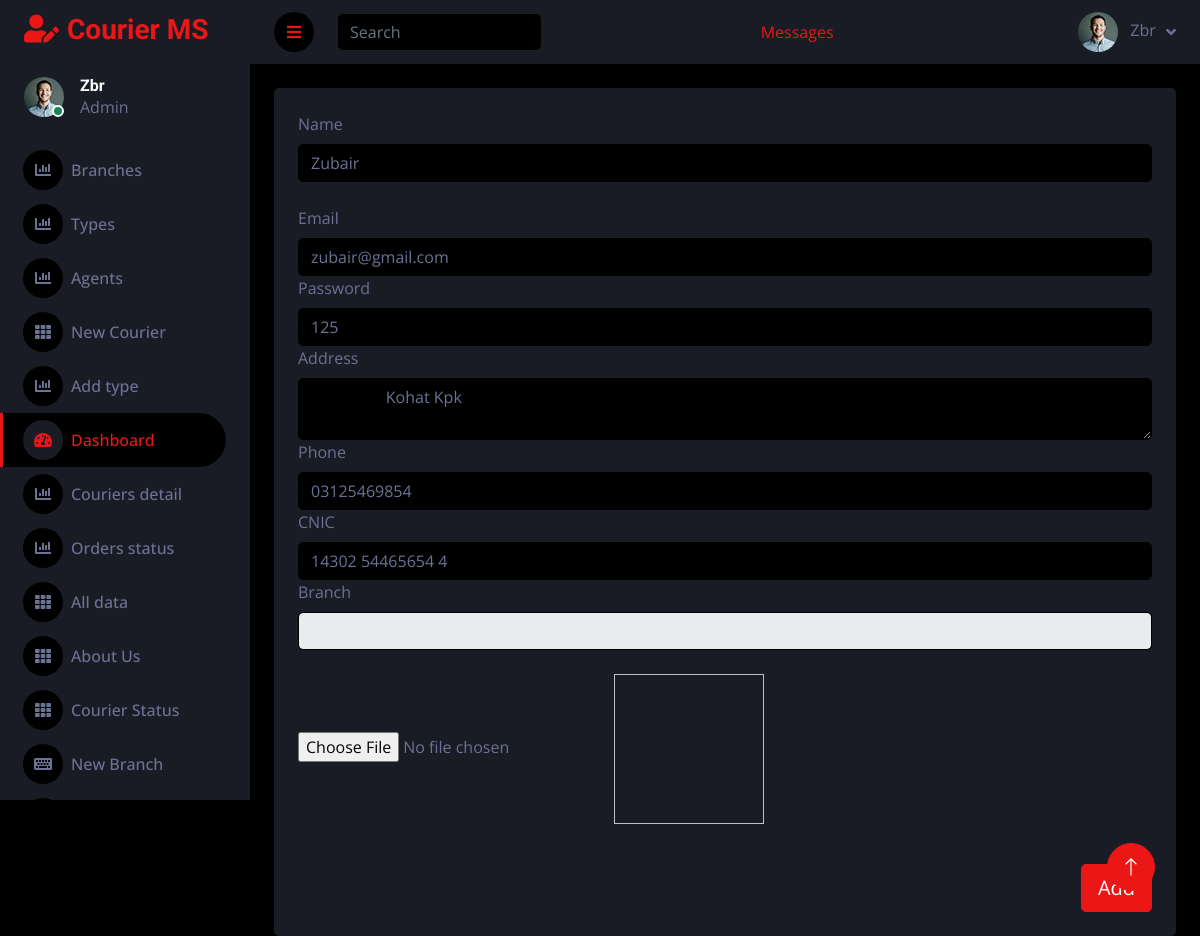
Screenshot of /Admin/editagent.php?id=12 (signed in) with the database file from the repository.
### tables this page shows
CREATE TABLE `register` (
  `Id` int(11) NOT NULL,
  `Name` varchar(50) NOT NULL,
  `Email` varchar(50) NOT NULL,
  `Password` varchar(50) NOT NULL,
  `Address` varchar(255) NOT NULL,
  `Phone` varchar(30) NOT NULL,
  `CNIC` varchar(50) NOT NULL,
  `Role` varchar(20) NOT NULL DEFAULT 'Agent',
  `Branch` int(11) NOT NULL,
  `Image` varchar(255) NOT NULL
);

### Admin/editagent.php (the view, shortened to what this page needs)
<!DOCTYPE html>
<html lang="en">
<head>
</head>
<body>
    <?php
    require_once("header.php");
    $id = $_GET["id"];
    $query = "select * from Register where id = $id";
      $run = mysqli_query($cnct,$query);
      $check = mysqli_num_rows($run);
      if($check > 0){
        $arr = mysqli_fetch_array($run);
      }
    ?>
<div class="container-fluid pt-4 px-4">
                <div class="row g-4">
                    <div class="col-md-12">
                        <div class="bg-secondary rounded h-100 p-4">
                <form action="" method="post" enctype="multipart/form-data">
                  <label class="form-label" for="form3Example1m">Name</label>
                      <input type="text" id="form3Example1m" class="form-control " value="<?php echo $arr[1];  ?>" name="name" required/>
                  <br>
                      <label class="form-label" for="form3Example1n">Email</label>
                      <br>
                      <input type="email" id="form3Example1n" class="form-control" value="<?php echo $arr[2];  ?>" name="email" required/>
                      <label class="form-label" for="form3Example1n">Password</label>
                      <br>
                      <input type="text" id="form3Example1n" class="form-control" value="<?php echo $arr[3];  ?>" name="pswd" required/>
                  <label class="form-label" for="form3Example8">Address</label>
                  <textarea name="address" class="form-control">
                  <?php echo $arr[4];  ?>
                  </textarea>
                      <label class="form-label" for="form3Example1n">Phone</label>
                      <input type="text" id="form3Example1n" class="form-control" name="phone"  value="<?php echo $arr[5];  ?>" required/>
                      <label class="form-label" for="form3Example1n">CNIC</label>
                      <input type="text" id="form3Example1n" class="form-control" name="cnic"  value="<?php echo $arr[6];  ?>" required/>
                      <label class="form-label" for="form3Example1n">Branch</label>
                  <select name="branch" class="form-control">
                     <?php
                      $query = "select * from branch";
                      $run = mysqli_query($cnct,$query);
                      $check = mysqli_num_rows($run);
                      if($check > 0){?>
                      <option value=""></option>
                      <?php
                        while ($x = mysqli_fetch_array($run)) {?>
                        <option value="<?php echo $x[1]; ?>"><?php echo  $x[1]; ?></option>
                       <?php }
                      }
                      else{?>
                        <option value="">No agents</option>
                     <?php }
                      ?>
                      </select>
                      <br>
                      <input type="file" name="image" onchange="image1.src=window.URL.createObjectURL(this.files[0])">
                        <img src=" <?php $x[9] ?>" id="image1" alt="" height="150px" width="150px" />
                      <br>
                      <br>
                <div class="d-flex justify-content-end pt-3">
                  <button type="submit" class="btn btn-primary btn-lg ms-2" name="btn">Add</button>
                </div>
                </form>
</div>
<?php
    require_once("footer.php");
    ?>
</body>
</html>

### assets/css/style.css (style rules this page uses)
:root { --primary: #EB1616; --secondary: #191C24; --light: #6C7293; --dark: #000000; }
.btn { transition: .5s; }

### rows the page displays
register: name "Zubair", email "zubair@gmail.com", pswd "125", address "Kohat Kpk", phone "03125469854", cnic "14302 54465654 4"

### other values shown
$_SESSION["Name"] "Zbr"
$_SESSION["role"] "Admin"
